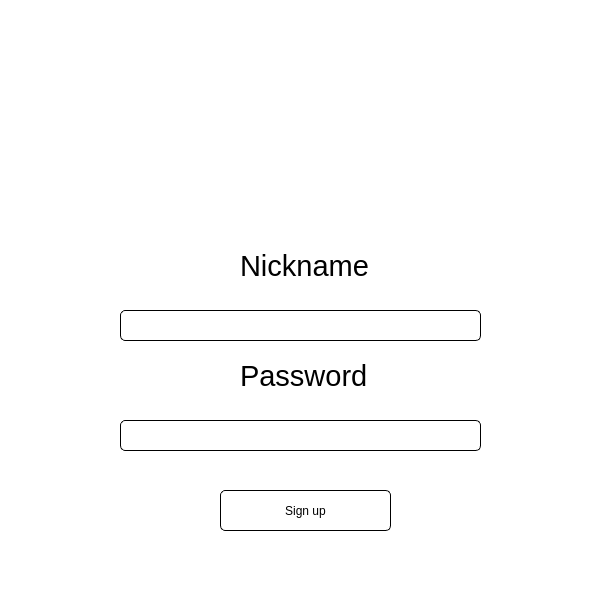
<?xml version="1.0" encoding="UTF-8"?>
<ui version="4.0">
 <class>registration</class>
 <widget class="QWidget" name="registration">
  <property name="geometry">
   <rect>
    <x>0</x>
    <y>0</y>
    <width>600</width>
    <height>600</height>
   </rect>
  </property>
  <property name="windowTitle">
   <string>Registration</string>
  </property>
  <property name="styleSheet">
   <string notr="true">background-color: white;</string>
  </property>
  <widget class="QLabel" name="logo">
   <property name="geometry">
    <rect>
     <x>0</x>
     <y>0</y>
     <width>601</width>
     <height>211</height>
    </rect>
   </property>
   <property name="text">
    <string/>
   </property>
   <property name="pixmap">
    <pixmap>2023-02-03_00-25-55.png</pixmap>
   </property>
  </widget>
  <widget class="QLabel" name="nickname_lbl">
   <property name="geometry">
    <rect>
     <x>240</x>
     <y>240</y>
     <width>141</width>
     <height>51</height>
    </rect>
   </property>
   <property name="font">
    <font>
     <pointsize>22</pointsize>
    </font>
   </property>
   <property name="text">
    <string>Nickname</string>
   </property>
  </widget>
  <widget class="QLineEdit" name="nickname_le">
   <property name="geometry">
    <rect>
     <x>120</x>
     <y>310</y>
     <width>361</width>
     <height>31</height>
    </rect>
   </property>
   <property name="font">
    <font>
     <pointsize>17</pointsize>
    </font>
   </property>
   <property name="styleSheet">
    <string notr="true">border: 1px solid black;
border-radius: 5px;</string>
   </property>
   <property name="text">
    <string/>
   </property>
  </widget>
  <widget class="QLabel" name="password_lbl">
   <property name="geometry">
    <rect>
     <x>240</x>
     <y>350</y>
     <width>141</width>
     <height>51</height>
    </rect>
   </property>
   <property name="font">
    <font>
     <pointsize>22</pointsize>
    </font>
   </property>
   <property name="text">
    <string>Password</string>
   </property>
  </widget>
  <widget class="QLineEdit" name="password_le">
   <property name="geometry">
    <rect>
     <x>120</x>
     <y>420</y>
     <width>361</width>
     <height>31</height>
    </rect>
   </property>
   <property name="font">
    <font>
     <pointsize>17</pointsize>
    </font>
   </property>
   <property name="styleSheet">
    <string notr="true">border: 1px solid black;
border-radius: 5px;</string>
   </property>
   <property name="text">
    <string/>
   </property>
   <property name="echoMode">
    <enum>QLineEdit::Password</enum>
   </property>
  </widget>
  <widget class="QPushButton" name="signup">
   <property name="geometry">
    <rect>
     <x>220</x>
     <y>490</y>
     <width>171</width>
     <height>41</height>
    </rect>
   </property>
   <property name="styleSheet">
    <string notr="true">border: 1px solid black;
border-radius: 5px;</string>
   </property>
   <property name="text">
    <string>Sign up</string>
   </property>
  </widget>
  <widget class="QLabel" name="error_lbl">
   <property name="geometry">
    <rect>
     <x>10</x>
     <y>550</y>
     <width>571</width>
     <height>31</height>
    </rect>
   </property>
   <property name="font">
    <font>
     <pointsize>13</pointsize>
    </font>
   </property>
   <property name="styleSheet">
    <string notr="true">color: red;</string>
   </property>
   <property name="text">
    <string/>
   </property>
  </widget>
 </widget>
 <resources/>
 <connections/>
</ui>
